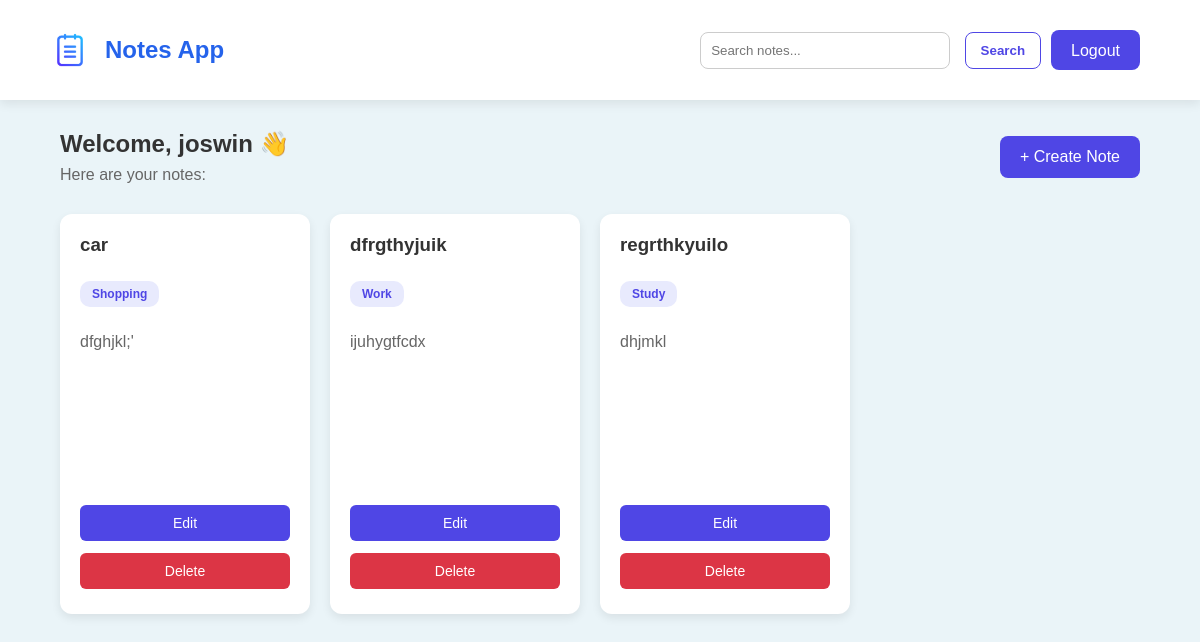
The app's page /home/ (signed in), older data.
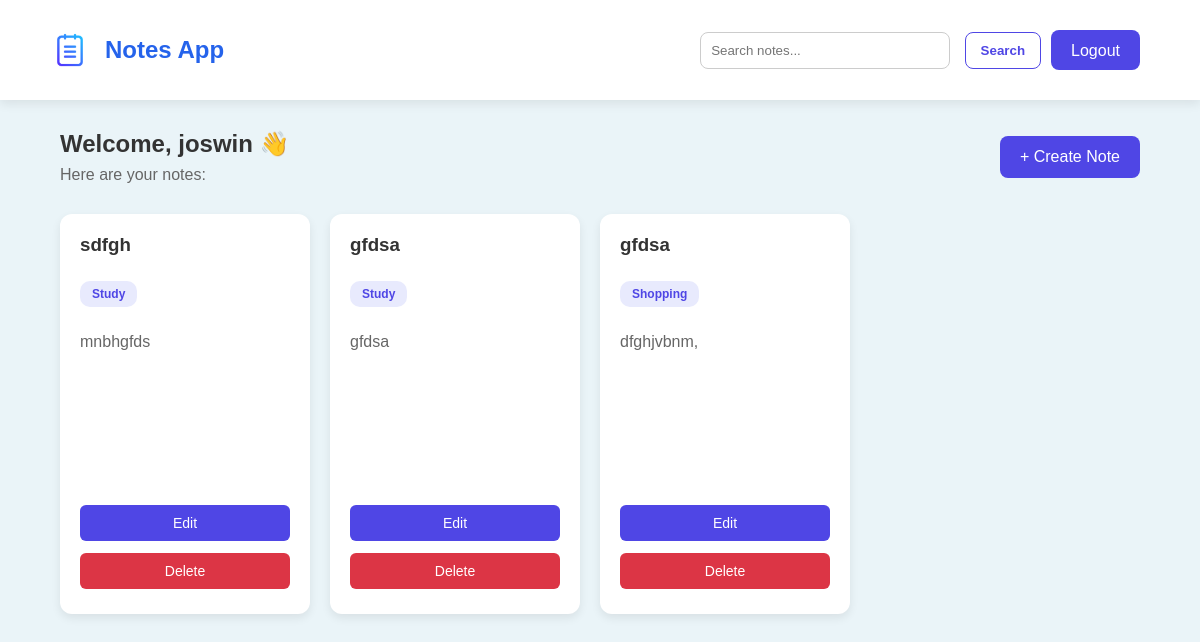
The same page, newer data.
### notes_app/models.py (models this page shows, shortened)
class notes(models.Model):
    title=models.CharField(max_length=100)
    content=models.CharField(max_length=300)
    user = models.ForeignKey(User, on_delete=models.CASCADE)
    category = models.CharField(max_length=50)

### notes_app/views.py (the view)
# urls.py: path('home/', views.home, name='home'),
@login_required
def home(request):
    items=notes.objects.filter(user=request.user)
    query = request.GET.get('search')
    if query:
        items = items.filter(
            Q(title__icontains=query) |
            Q(content__icontains=query) |
            Q(category__icontains=query)
        )
    return render(request, 'home.html' , {'items': items})

### notes_app/templates/home.html (shortened to what this page needs)
{% load static %}
<!DOCTYPE html>
<html lang="en">
<head>
    <link rel="stylesheet" href="{% static 'style.css' %}">
</head>
<body>
    <header class="header-container">
        <div class="logo-header">
            <img src="{% static 'images/tool.png' %}" alt="Logo">
            <a href="{% url 'home' %}" class="header_name">Notes App</a>
        </div>
        <div class="search-box">
            <form method="GET" action="{% url 'home' %}">
                <input type="text" name="search" placeholder="Search notes..." value="{{ request.GET.search }}">
                <button type="submit">Search</button>
            </form>
            <a href="{% url 'logout' %}" class="logout-btn">Logout</a>
        </div>
    </header>
    <section>
        <div class="top-section">
            <div class="welcome">
                <h2>Welcome, {{ request.user.username }} 👋</h2>
                <p>Here are your notes:</p>
            </div>
            <div>
                <a href="{% url 'create_note' %}" class="create-btn">+ Create Note</a>
            </div>
        </div>
        <div class="notes-container">
            {% for i in items %}
            <div class="note-card">
                <h3>{{ i.title }}</h3>
                <span class="category">{{ i.category }}</span>
                <p class="note-content">{{ i.content|linebreaksbr }}</p>
                    <a href="{% url 'update' i.id %}" class="edit-btn">Edit</a>
                    <a href="{% url 'delete' i.id %}" class="delete-btn">Delete</a>
            </div>
            {% endfor %}
        </div>
</section>
</body>
</html>

Row changes from the older to the newer data that the page shows:
removed notes: title "car", category "Shopping", content "dfghjkl;'"
removed notes: title "dfrgthyjuik", category "Work", content "ijuhygtfcdx"
removed notes: title "regrthkyuilo", category "Study", content "dhjmkl"
added notes: title "sdfgh", category "Study", content "mnbhgfds"
added notes: title "gfdsa", category "Study", content "gfdsa"
added notes: title "gfdsa", category "Shopping", content "dfghjvbnm,"
